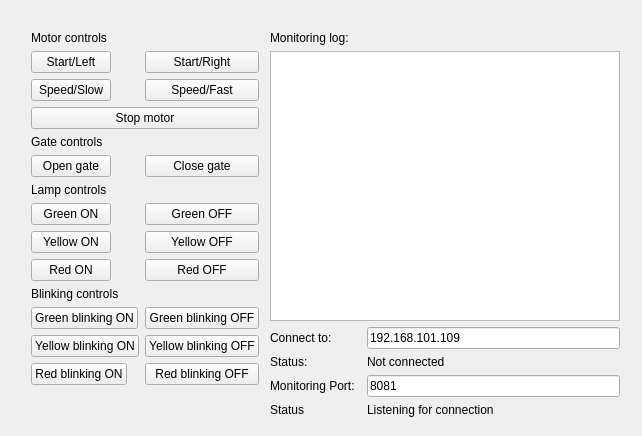
<?xml version="1.0" encoding="UTF-8"?>
<ui version="4.0">
 <class>MainWindow</class>
 <widget class="QMainWindow" name="MainWindow">
  <property name="geometry">
   <rect>
    <x>0</x>
    <y>0</y>
    <width>642</width>
    <height>436</height>
   </rect>
  </property>
  <property name="windowTitle">
   <string>MainWindow</string>
  </property>
  <widget class="QWidget" name="centralWidget">
   <widget class="QWidget" name="layoutWidget">
    <property name="geometry">
     <rect>
      <x>20</x>
      <y>20</y>
      <width>611</width>
      <height>408</height>
     </rect>
    </property>
    <layout class="QHBoxLayout" name="horizontalLayout">
     <item>
      <layout class="QFormLayout" name="formLayout">
       <item row="0" column="0" colspan="2">
        <widget class="QLabel" name="label_2">
         <property name="text">
          <string>Motor controls</string>
         </property>
        </widget>
       </item>
       <item row="1" column="0">
        <widget class="QPushButton" name="motorLeft">
         <property name="text">
          <string>Start/Left</string>
         </property>
        </widget>
       </item>
       <item row="1" column="1">
        <widget class="QPushButton" name="motorRight">
         <property name="text">
          <string>Start/Right</string>
         </property>
        </widget>
       </item>
       <item row="2" column="0">
        <widget class="QPushButton" name="motorSpeedSlow">
         <property name="text">
          <string>Speed/Slow</string>
         </property>
        </widget>
       </item>
       <item row="2" column="1">
        <widget class="QPushButton" name="motorSpeedFast">
         <property name="text">
          <string>Speed/Fast</string>
         </property>
        </widget>
       </item>
       <item row="3" column="0" colspan="2">
        <widget class="QPushButton" name="stopMotor">
         <property name="autoFillBackground">
          <bool>false</bool>
         </property>
         <property name="text">
          <string>Stop motor</string>
         </property>
        </widget>
       </item>
       <item row="4" column="0" colspan="2">
        <widget class="QLabel" name="label_3">
         <property name="text">
          <string>Gate controls</string>
         </property>
        </widget>
       </item>
       <item row="5" column="0">
        <widget class="QPushButton" name="openGate">
         <property name="text">
          <string>Open gate</string>
         </property>
        </widget>
       </item>
       <item row="5" column="1">
        <widget class="QPushButton" name="closeGate">
         <property name="text">
          <string>Close gate</string>
         </property>
        </widget>
       </item>
       <item row="6" column="0" colspan="2">
        <widget class="QLabel" name="label_4">
         <property name="text">
          <string>Lamp controls</string>
         </property>
        </widget>
       </item>
       <item row="7" column="0">
        <widget class="QPushButton" name="greenOn">
         <property name="text">
          <string>Green ON</string>
         </property>
        </widget>
       </item>
       <item row="7" column="1">
        <widget class="QPushButton" name="greenOff">
         <property name="text">
          <string>Green OFF</string>
         </property>
        </widget>
       </item>
       <item row="8" column="0">
        <widget class="QPushButton" name="yellowOn">
         <property name="text">
          <string>Yellow ON</string>
         </property>
        </widget>
       </item>
       <item row="8" column="1">
        <widget class="QPushButton" name="yellowOff">
         <property name="text">
          <string>Yellow OFF</string>
         </property>
        </widget>
       </item>
       <item row="9" column="0">
        <widget class="QPushButton" name="redOn">
         <property name="text">
          <string>Red ON</string>
         </property>
        </widget>
       </item>
       <item row="9" column="1">
        <widget class="QPushButton" name="redOff">
         <property name="text">
          <string>Red OFF</string>
         </property>
        </widget>
       </item>
       <item row="11" column="0">
        <widget class="QPushButton" name="greenBlinking">
         <property name="text">
          <string>Green blinking ON</string>
         </property>
        </widget>
       </item>
       <item row="11" column="1">
        <widget class="QPushButton" name="greenBlinkingOff">
         <property name="text">
          <string>Green blinking OFF</string>
         </property>
        </widget>
       </item>
       <item row="12" column="0">
        <widget class="QPushButton" name="yellowBlinking">
         <property name="text">
          <string>Yellow blinking ON</string>
         </property>
        </widget>
       </item>
       <item row="12" column="1">
        <widget class="QPushButton" name="yellowBlinkingOff">
         <property name="text">
          <string>Yellow blinking OFF</string>
         </property>
        </widget>
       </item>
       <item row="13" column="0">
        <widget class="QPushButton" name="redBlinking">
         <property name="text">
          <string>Red blinking ON</string>
         </property>
        </widget>
       </item>
       <item row="13" column="1">
        <widget class="QPushButton" name="redBlinkingOff">
         <property name="text">
          <string>Red blinking OFF</string>
         </property>
        </widget>
       </item>
       <item row="10" column="0">
        <widget class="QLabel" name="label_7">
         <property name="text">
          <string>Blinking controls</string>
         </property>
        </widget>
       </item>
      </layout>
     </item>
     <item>
      <spacer name="horizontalSpacer">
       <property name="orientation">
        <enum>Qt::Horizontal</enum>
       </property>
       <property name="sizeType">
        <enum>QSizePolicy::Preferred</enum>
       </property>
       <property name="sizeHint" stdset="0">
        <size>
         <width>5</width>
         <height>20</height>
        </size>
       </property>
      </spacer>
     </item>
     <item>
      <layout class="QGridLayout" name="gridLayout">
       <item row="2" column="0">
        <widget class="QLabel" name="label_5">
         <property name="text">
          <string>Connect to:</string>
         </property>
        </widget>
       </item>
       <item row="1" column="0" colspan="3">
        <widget class="QTextBrowser" name="monitorLog"/>
       </item>
       <item row="2" column="2">
        <widget class="QLineEdit" name="controlIP">
         <property name="text">
          <string>192.168.101.109</string>
         </property>
        </widget>
       </item>
       <item row="3" column="0">
        <widget class="QLabel" name="label_8">
         <property name="text">
          <string>Status:</string>
         </property>
        </widget>
       </item>
       <item row="4" column="2">
        <widget class="QLineEdit" name="monitoringPort">
         <property name="text">
          <string>8081</string>
         </property>
        </widget>
       </item>
       <item row="0" column="0">
        <widget class="QLabel" name="label">
         <property name="text">
          <string>Monitoring log:</string>
         </property>
        </widget>
       </item>
       <item row="4" column="0">
        <widget class="QLabel" name="label_6">
         <property name="text">
          <string>Monitoring Port:</string>
         </property>
        </widget>
       </item>
       <item row="3" column="2">
        <widget class="QLabel" name="controllerConnectedStatus">
         <property name="text">
          <string>Not connected</string>
         </property>
        </widget>
       </item>
       <item row="5" column="0">
        <widget class="QLabel" name="label_9">
         <property name="text">
          <string>Status</string>
         </property>
        </widget>
       </item>
       <item row="5" column="2">
        <widget class="QLabel" name="monitoringStatus">
         <property name="text">
          <string>Listening for connection</string>
         </property>
        </widget>
       </item>
      </layout>
     </item>
    </layout>
   </widget>
  </widget>
 </widget>
 <layoutdefault spacing="6" margin="11"/>
 <resources/>
 <connections/>
</ui>
